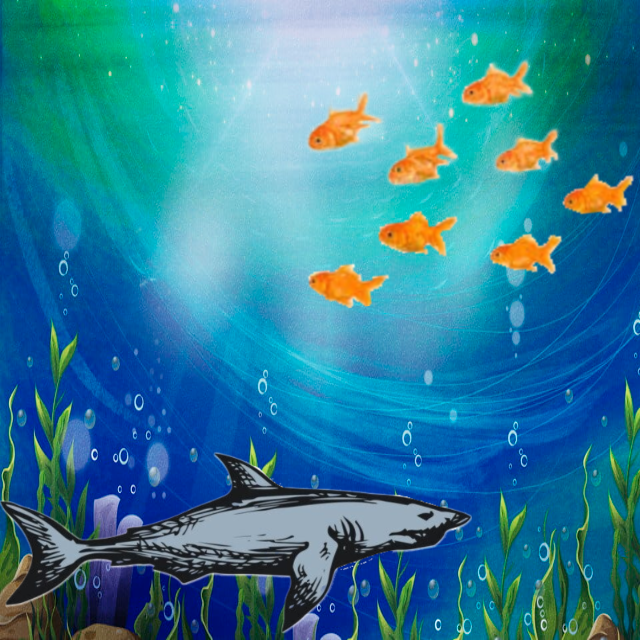
#> input picture Autozoning_upd/Test_img/sea1.png, 640 x 640 px, found by its file name
$ jupyter execute --allow-errors Autozoning_prod.ipynb
#> lines starting #> are read from the running program, lines starting #| are printed output that depends on the picture; after the words box and inside, x2 and y2 are one past the last pixel; in counts of white or black regions, pixels touching at a corner belong together
[cell 1]
import cv2
from scipy.integrate import odeint
import numpy as np
import matplotlib.pyplot as plt
import os

[cell 2]
def autozoning(path1, path2, dil_ker, iros_ker):

  #read images, convert from rgb to grayscale, median bluring
#> called with dil_ker = (3, 3), iros_ker = (2, 2)
    blur1=cv2.medianBlur(cv2.cvtColor(cv2.imread(path1), cv2.COLOR_BGR2GRAY),1)
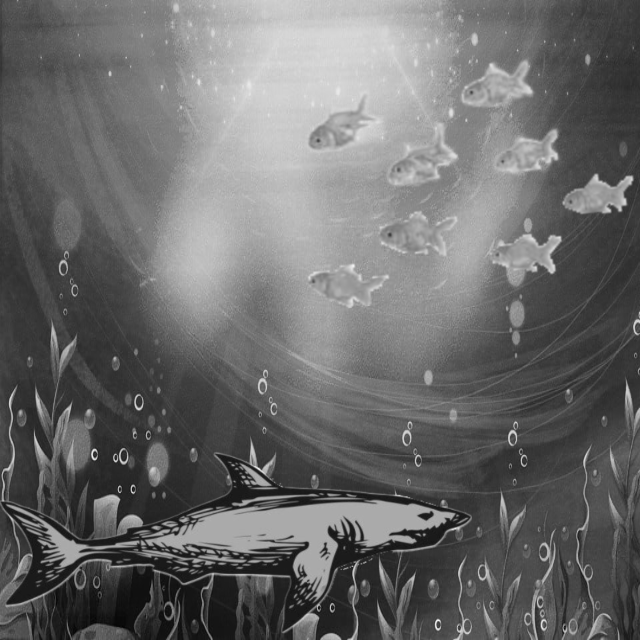
#> blur1: shape (640, 640); min 2, max 242, mean 106.5
    blur2=cv2.medianBlur(cv2.cvtColor(cv2.imread(path2), cv2.COLOR_BGR2GRAY),1)
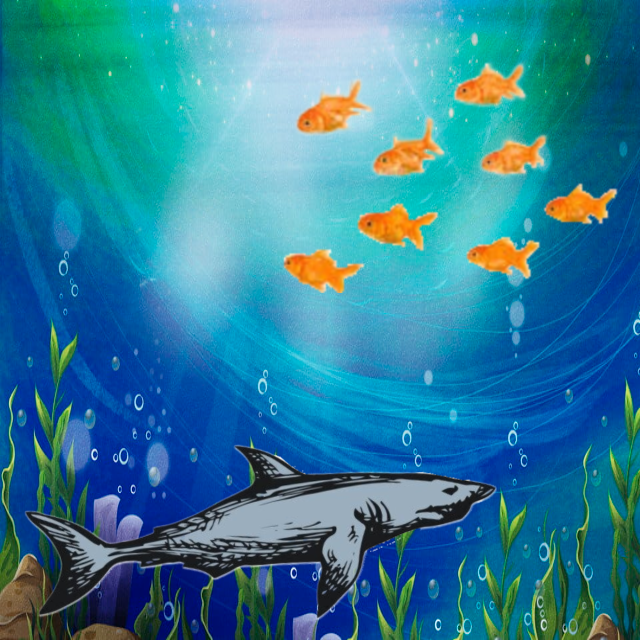
#> input picture Autozoning_upd/Test_img/sea2.png, 640 x 640 px, found by its file name
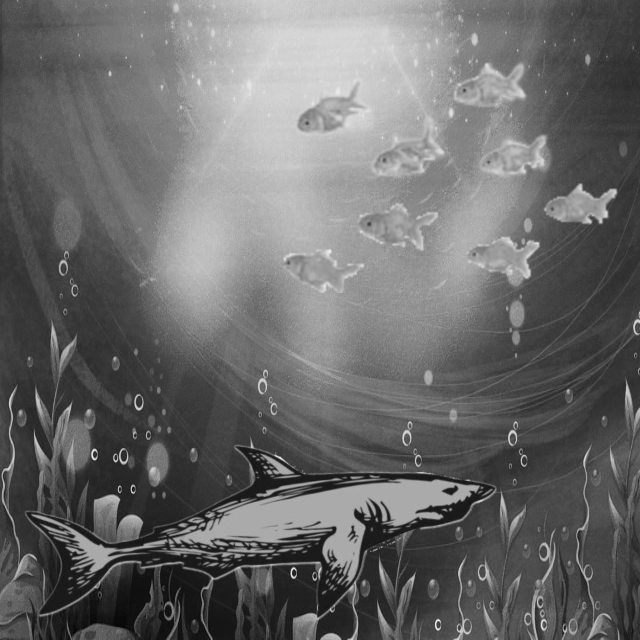
#> blur2: shape (640, 640); min 2, max 242, mean 106

  #set dilotation and irosion kernel
    kernel_dil  = np.ones(dil_ker,np.uint8)
    kernel_iros = np.ones(iros_ker,np.uint8)

  #using dilatation and closing
    closing = cv2.morphologyEx(cv2.dilate(cv2.absdiff(blur1,blur2),kernel_dil,iterations = 2), cv2.MORPH_CLOSE, kernel_dil)
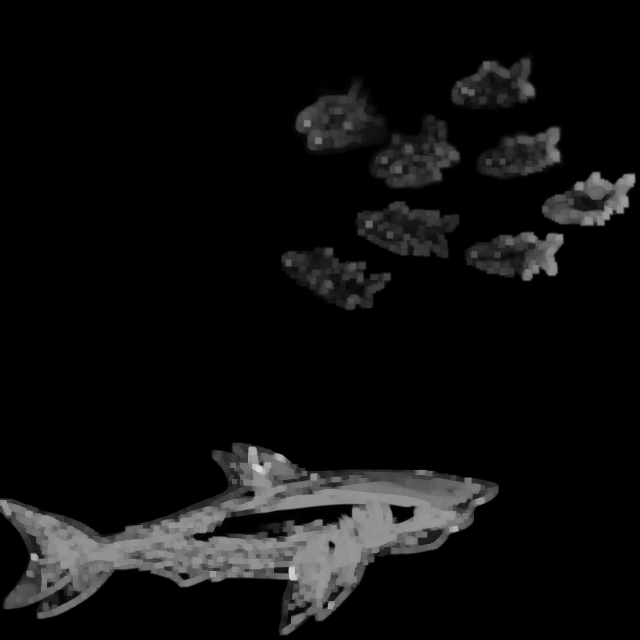
#> closing: shape (640, 640); min 0, max 214, mean 14.5

  # Threshold.
  # Set values equal to or above 220 to 0.
  # Set values below 220 to 255.
    th, im_th = cv2.threshold(closing, np.median(closing)+3, 255, cv2.THRESH_BINARY_INV);
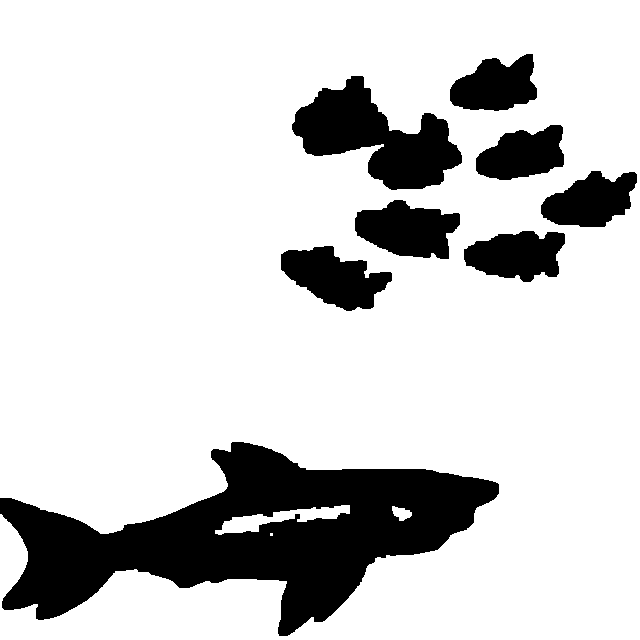
#> im_th: shape (640, 640); 81.5% white; 8 black regions, largest, box (x1, y1, x2, y2) and area: (0, 442, 499, 636) 43438, (292, 76, 462, 190) 9691, (281, 246, 392, 311) 4256

  # Copy the thresholded image.
    im_floodfill = im_th.copy()

  # Mask used to flood filling.
  # Notice the size needs to be 2 pixels than the image.

    h, w = im_th.shape[:2]
#> h = 640; w = 640
    mask = np.zeros((h+2, w+2), np.uint8)


  # Floodfill from point (0, 0)
    cv2.floodFill(im_floodfill, mask, (0,0), 255);

  # Invert floodfilled image
    im_floodfill_inv = cv2.bitwise_not(im_floodfill)

  #add borders to background
    for i in range(im_floodfill.shape[0]):
        im_floodfill[0][i]=255
        im_floodfill[int(im_floodfill.shape[0]-1)][i]=255
        im_floodfill[i][0]=255
        im_floodfill[i][int(im_floodfill.shape[0]-1)]=255
#> im_floodfill: shape (640, 640); 81.5% white; 8 black regions

  #find conturs
    contours, hierarchy = cv2.findContours(im_floodfill, cv2.RETR_TREE, cv2.CHAIN_APPROX_SIMPLE)
#> contours = 12 contours, 1 with area under 20; largest, box (x1, y1, x2, y2) and area: (0, 0, 640, 640) 408321, (0, 441, 500, 637) 45752, (291, 75, 463, 191) 9958, (280, 245, 393, 312) 4408, (354, 199, 461, 260) 4380

  #find corners
    corners=[]
    for j in range(1,len(contours)):
        x_min=blur1.shape[1]
        x_max=0
        y_min=blur1.shape[0]
        y_max=0
        for i in range(contours[1].shape[0]):
            if contours[j][i][0][0]>y_max:
                y_max=contours[j][i][0][0]
            if contours[j][i][0][0]<y_min:
                y_min=contours[j][i][0][0]
            if contours[j][i][0][1]>x_max:
                x_max=contours[j][i][0][1]
            if contours[j][i][0][1]<x_min:
                x_min=contours[j][i][0][1]
            corners.append([x_min,x_max,y_min,y_max])
#> this loop made 2 passes
#> after the loop, corners = 556 items, first 6: [441, 441, 232, 232], [441, 441, 232, 243], [441, 442, 232, 244], [441, 442, 232, 249], [441, 443, 232, 250], [441, 443, 232, 252]

    # [13 lines left out: function convert_to_grayscale, not called in this run]

    return values

    first=convert_to_grayscale(path1)
    second=convert_to_grayscale(path2)

  #find frames
    frame1=[]
    frame2=[]
    for frame_num in range(len(corners)):
        vars()['list_1%d'%frame_num]=[]
        vars()['list_2%d'%frame_num]=[]
        vars()['frame_1%d'%frame_num]=[]
        vars()['frame_2%d'%frame_num]=[]
        tmp1=first[corners[frame_num][0]:corners[frame_num][1]+1:1]
        tmp2=second[corners[frame_num][0]:corners[frame_num][1]+1:1]
        contur1=[]
        contur2=[]
        contur1.append([tmp1[0].tolist(),tmp1[tmp1.shape[0]-1].tolist(),tmp1[:][0].tolist(),[item for sublist in tmp1 for item in sublist][0::tmp1.shape[1]]])
        contur2.append([tmp2[0].tolist(),tmp2[tmp2.shape[0]-1].tolist(),tmp2[:][0].tolist(),[item for sublist in tmp2 for item in sublist][0::tmp2.shape[1]]])
        freq_val1=Counter([item for sublist in [item for sublist in contur1 for item in sublist] for item in sublist]).most_common(1)[0][0]
        freq_val2=Counter([item for sublist in [item for sublist in contur2 for item in sublist] for item in sublist]).most_common(1)[0][0]
        for i in range(len(tmp1)):
            vars()['list_1%d'%frame_num].append(tmp1[i][corners[frame_num][2]:corners[frame_num][3]+1:1].tolist())
            vars()['list_2%d'%frame_num].append(tmp2[i][corners[frame_num][2]:corners[frame_num][3]+1:1].tolist())
        shape=max(abs(corners[frame_num][0]-corners[frame_num][1]), abs(corners[frame_num][2]-corners[frame_num][3]))+1
        if len(vars()['list_1%d'%frame_num])<shape:
            vars()['frame_1%d'%frame_num]=np.lib.pad(vars()['list_1%d'%frame_num], ((0,shape-len(vars()['list_1%d'%frame_num])),(0,0)), 'constant', constant_values=(freq_val1))
            vars()['frame_2%d'%frame_num]=np.lib.pad(vars()['list_2%d'%frame_num], ((0,shape-len(vars()['list_2%d'%frame_num])),(0,0)), 'constant', constant_values=(freq_val2))
        else:
            vars()['frame_1%d'%frame_num]=np.lib.pad(vars()['list_1%d'%frame_num], ((0,0),(0,shape-len(vars()['list_1%d'%frame_num][0]))), 'constant', constant_values=(freq_val1))
            vars()['frame_2%d'%frame_num]=np.lib.pad(vars()['list_2%d'%frame_num], ((0,0),(0,shape-len(vars()['list_2%d'%frame_num][0]))), 'constant', constant_values=(freq_val2))
        frame1.append(vars()['frame_1%d'%frame_num])
        frame2.append(vars()['frame_2%d'%frame_num])

    return frame1, frame2, corners

#> (a cell that did not finish here is left out)

[cell 4]
# [282 lines left out: function optical_flow, not called in this run]

[cell 5]
c=[]
a=[]
t=[]
x_t=[]
dJdc=[]
dJda=[]
dJdt=[]
#> (the rest of this cell did not finish here and is left out)

[cell 6]
def convert_to_grayscale(path):

    image = np.float32(cv2.imread(path))
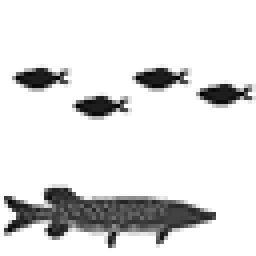
#> input picture Autozoning_upd/Test_img/fishes_1.png, 64 x 64 px, found by its file name (shown 4 times larger)
#> image: shape (64, 64, 3) float32; min 0, max 255, mean 225.5
    sz = image.shape
#> sz = (64, 64, 3)
    values=np.zeros((image.shape[0],image.shape[1]))
    if (len(sz) == 3):
        for i in range(image.shape[0]):
            for j in range(image.shape[1]):
                values[i][j] = (image[i][j][0]  + image[i][j][1]  + image[i][j][2])/3
    else:
        values = image;

    values = values/np.max(values)

    return values

path1 = '/Users/danil/Documents/Python projects/Autozoning/fishes_1.png'
path2 = '/Users/danil/Documents/Python projects/Autozoning/fishes_2.png'

first=convert_to_grayscale(path1)
second=convert_to_grayscale(path2)
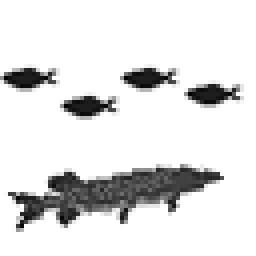
#> input picture Autozoning_upd/Test_img/fishes_2.png, 64 x 64 px, found by its file name (shown 4 times larger)

#first -> second
#> (the rest of this cell did not finish here and is left out)
